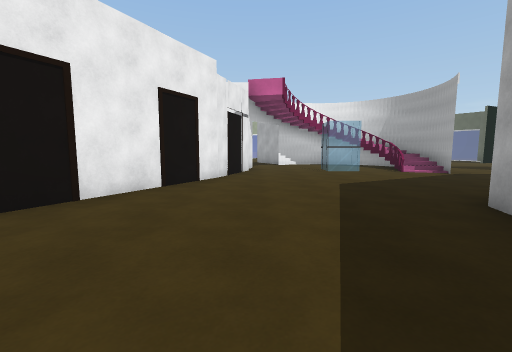
[1] (above)

17 first-person views from a walk through a Unity game level. The camera is 1.3 m above the floor, tilts 6° down and sees 90° across. The floor is counted in squares, 1.8 m on a side. Each view is taken from the middle of a square. On the plan, view 1 faces up. The plan holds only what a view shows up to about 9 squares ahead; the rest is blank. The place goes on beyond the plan. The player is left out. Surface patterns are stand-ins for the level's own textures.

[2]
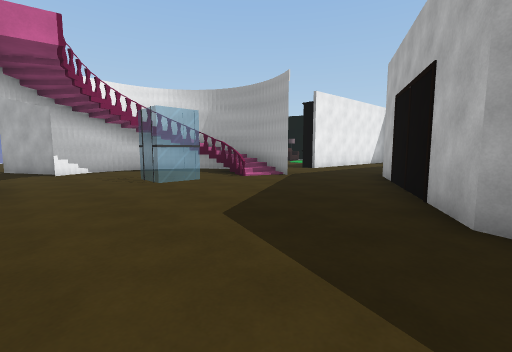

[3]
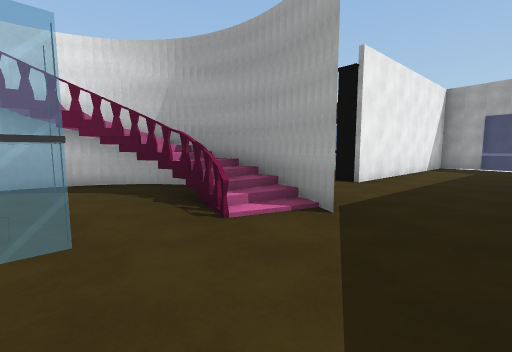

[4]
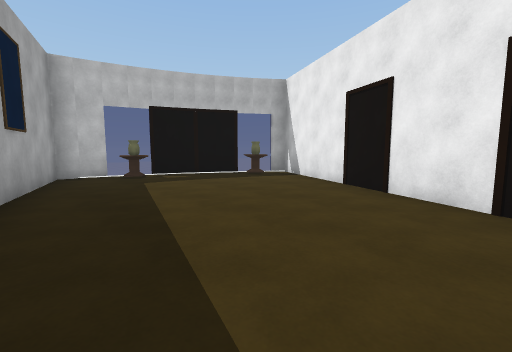

[5]
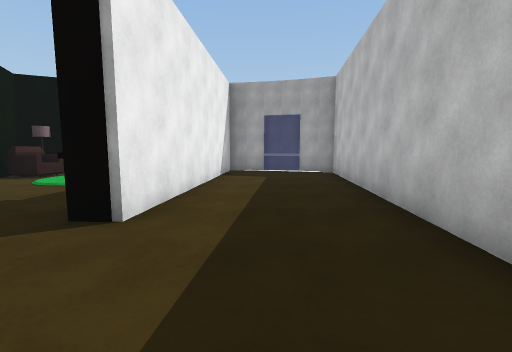

[6]
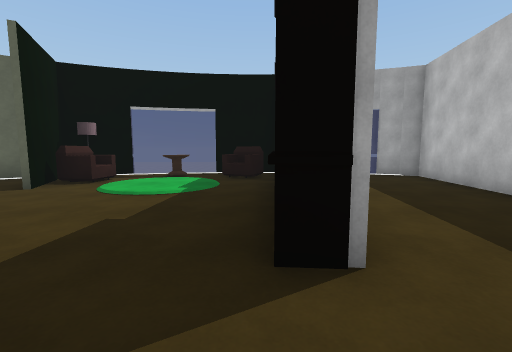

[7]
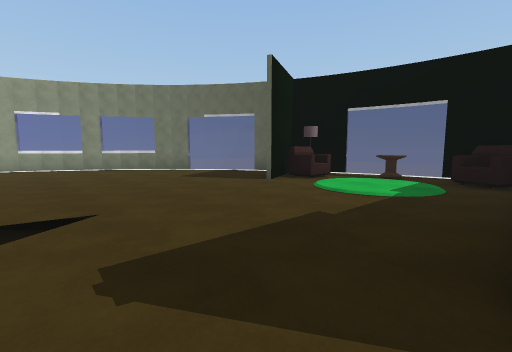

[8]
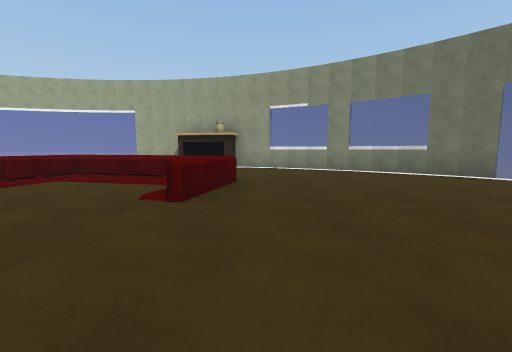

[9]
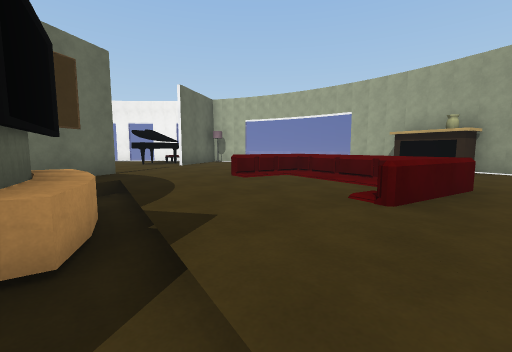

[10]
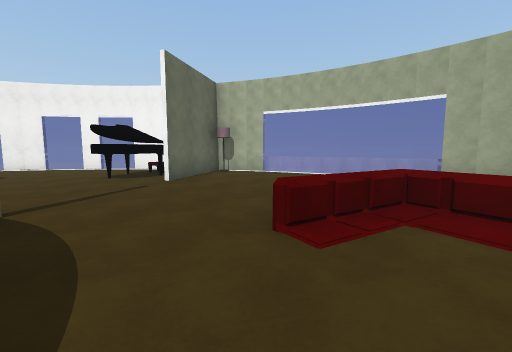

[11]
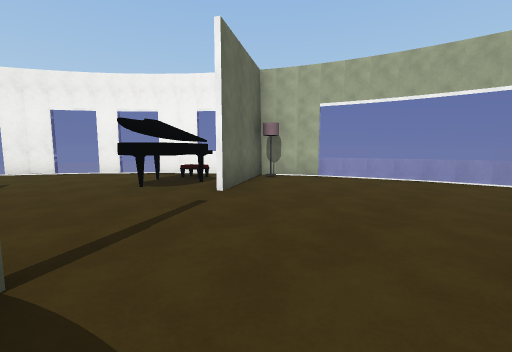

[12]
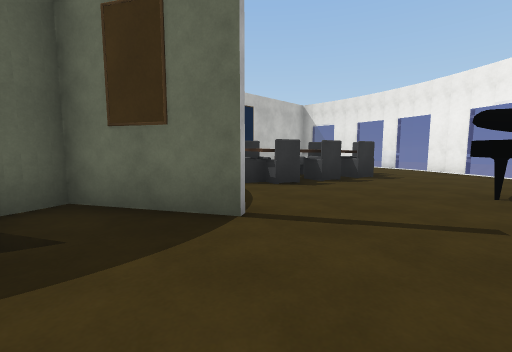

[13]
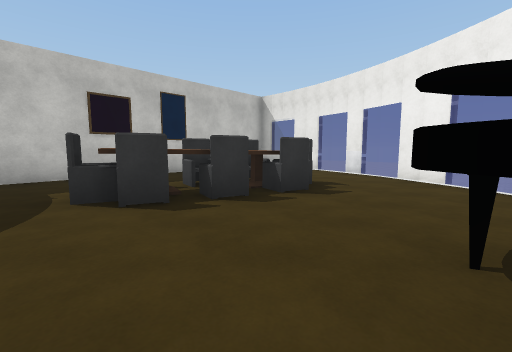

[14]
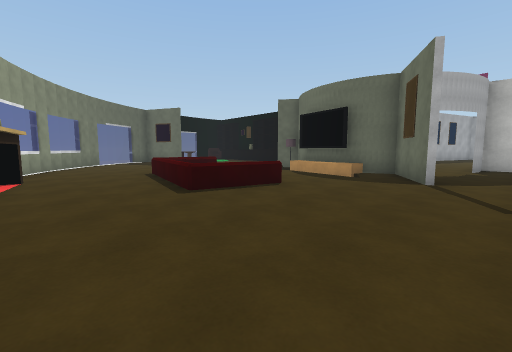

[15]
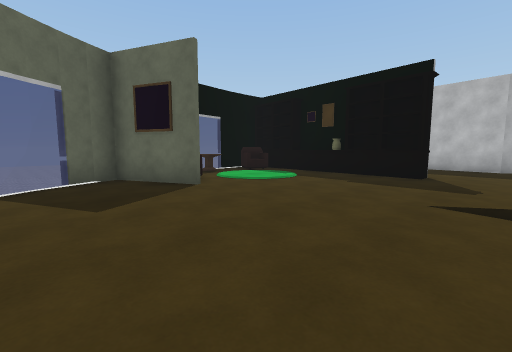

[16]
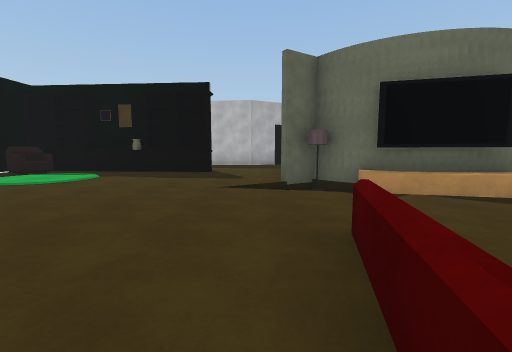

[17]
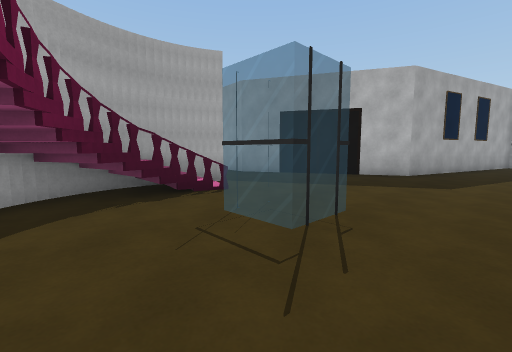

### Floor plan
Key: @ floor where view 1 was taken; # wall or solid block; . main floor; - floor 0.5 m lower than the main floor; / step, stairs or slope; = window, fence, low wall or low ledge; ^ raised ledge; v drop or lower ground; F fireplace; T TV; O other object.
Columns run from 9 left of view 1 to 15 right of it. Each row starts with its distance up from view 1.
 21          v==###v
 20       v#......F##=
 19      ##...........#v
 18     ####............#
 17    #.###....^^^^.....#
 16   #...#.....=..^......v
 15  #.............=......#
 14  #.....................#
 13  ...^^...##////......#O#
 12 v.. ^^^^..###T^-/.......
 11 #    #^......###.......^v
 10      . .......##........#
  9     .. .##..=.##..###=.O#
  8     #####.....=#.....^###
  7        ##...............#
  6        #................#
  5       ##........#####..#
  4       #.......##     ##
  3      ##.....##
  2      #......#
  1      #......#
  0     ##...@.#
 -1      v#....#
 -2        ###.#
 -3          v##

Where each view was taken, in squares from view 1:
view 1: 0 up, 0 right, facing up
view 2: 3 up, 0 right, facing up-right
view 3: 6 up, 3 right, facing up-right
view 4: 5 up, 2 right, facing down-left
view 5: 7 up, 6 right, facing right
view 6: 9 up, 7 right, facing right
view 7: 9 up, 7 right, facing up-right
view 8: 12 up, 7 right, facing up
view 9: 12 up, 7 right, facing up-left
view 10: 14 up, 4 right, facing up-left
view 11: 14 up, 2 right, facing up-left
view 12: 16 up, 2 right, facing down-left
view 13: 16 up, 1 left, facing down-left
view 14: 20 up, 1 left, facing down-right
view 15: 16 up, 7 right, facing down-right
view 16: 17 up, 7 right, facing down
view 17: 11 up, 1 right, facing down-right
